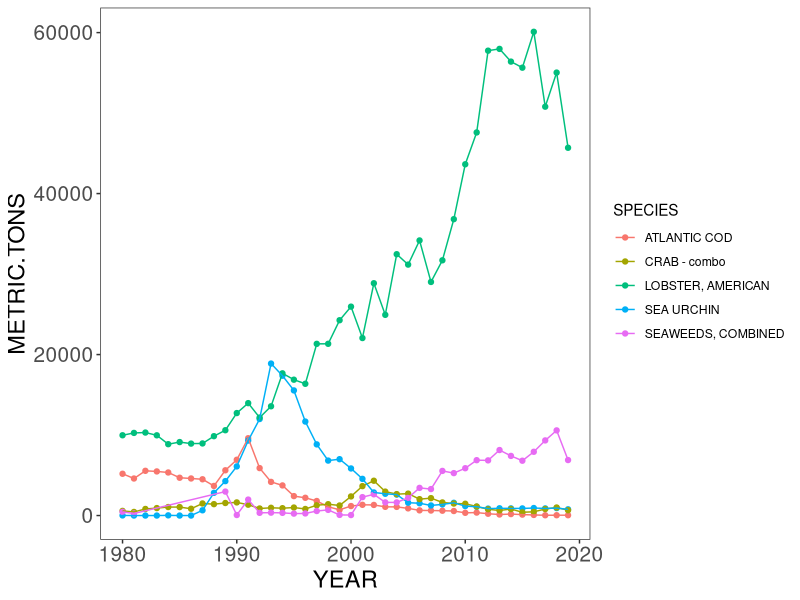

This figure's R source:

#Time series of shifts in subtidal from 1980 to 2018

rm(list=ls())

library(tidyverse)
library(lubridate)
library(hms)
library(ggplot2)

#load hobo all data

data <- read.delim2("data/cleaned_data/Maine_DMR_catch_timeseries.csv", sep = ",", dec = ".")

data$YEAR <- as.numeric(data$YEAR)
data <- filter(data,YEAR > 1979)

p1 <- ggplot(data = data, aes(y = METRIC.TONS, x = YEAR, colour = SPECIES))+
  geom_point()+
  geom_line()+
  theme_bw()+
  theme(panel.background = element_blank(), 
        panel.grid.major = element_blank(),  #remove major-grid labels
        panel.grid.minor = element_blank(),  #remove minor-grid labels
        plot.background = element_blank(),
        axis.text=element_text(size=15),
        axis.title=element_text(size=17)
  )

p1
